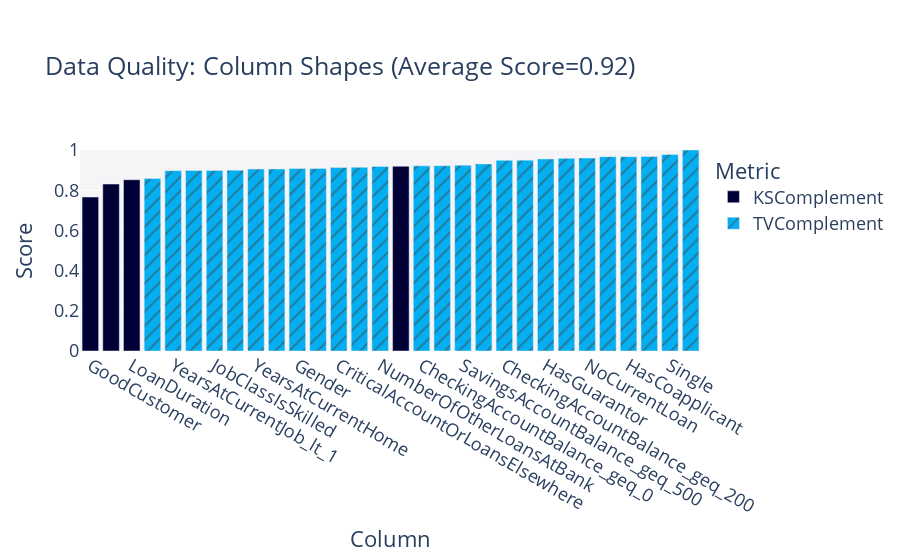

The code cell stored with this chart in its notebook:
### Code cell
quality_report.get_visualization('Column Shapes')
#KS complment é (1-KS_distance)
#TV complement é usado em categóricos é (1- Total Variation distance)

### Figure 1 — Plotly figure (JSON) as saved in the notebook; plotly's stock layout.template omitted (floating-point values rounded to 4 significant figures)
{"data": [{"alignmentgroup": "True", "customdata": [["KSComplement"], ["KSComplement"], ["KSComplement"], ["KSComplement"]], "hovertemplate": "<b>%{hovertext}</b><br><br>Metric=%{customdata[0]}<br>Score=%{y}<extra></extra>", "hovertext": ["GoodCustomer", "Age", "LoanDuration", "LoanAmount"], "legendgroup": "KSComplement", "marker": {"color": "#000036", "pattern": {"shape": ""}}, "name": "KSComplement", "offsetgroup": "KSComplement", "orientation": "v", "showlegend": true, "textposition": "auto", "type": "bar", "x": ["GoodCustomer", "Age", "LoanDuration", "LoanAmount"], "xaxis": "x", "y": [0.7658, 0.919, 0.852, 0.8306], "yaxis": "y"}, {"alignmentgroup": "True", "customdata": [["TVComplement"], ["TVComplement"], ["TVComplement"], ["TVComplement"], ["TVComplement"], ["TVComplement"], ["TVComplement"], ["TVComplement"], ["TVComplement"], ["TVComplement"], ["TVComplement"], ["TVComplement"], ["TVComplement"], ["TVComplement"], ["TVComplement"], ["TVComplement"], ["TVComplement"], ["TVComplement"], ["TVComplement"], ["TVComplement"], ["TVComplement"], ["TVComplement"], ["TVComplement"], ["TVComplement"], ["TVComplement"], ["TVComplement"]], "hovertemplate": "<b>%{hovertext}</b><br><br>Metric=%{customdata[0]}<br>Score=%{y}<extra></extra>", "hovertext": ["Gender", "ForeignWorker", "Single", "PurposeOfLoan", "LoanRateAsPercentOfIncome", "YearsAtCurrentHome", "NumberOfOtherLoansAtBank", "NumberOfLiableIndividuals", "HasTelephone", "CheckingAccountBalance_geq_0", "CheckingAccountBalance_geq_200", "SavingsAccountBalance_geq_100", "SavingsAccountBalance_geq_500", "MissedPayments", "NoCurrentLoan", "CriticalAccountOrLoansElsewhere", "OtherLoansAtBank", "OtherLoansAtStore", "HasCoapplicant", "HasGuarantor", "OwnsHouse", "RentsHouse", "Unemployed", "YearsAtCurrentJob_lt_1", "YearsAtCurrentJob_geq_4", "JobClassIsSkilled"], "legendgroup": "TVComplement", "marker": {"color": "#03AFF1", "pattern": {"shape": "/"}}, "name": "TVComplement", "offsetgroup": "TVComplement", "orientation": "v", "showlegend": true, "textposition": "auto", "type": "bar", "x": ["Gender", "ForeignWorker", "Single", "PurposeOfLoan", "LoanRateAsPercentOfIncome", "YearsAtCurrentHome", "NumberOfOtherLoansAtBank", "NumberOfLiableIndividuals", "HasTelephone", "CheckingAccountBalance_geq_0", "CheckingAccountBalance_geq_200", "SavingsAccountBalance_geq_100", "SavingsAccountBalance_geq_500", "MissedPayments", "NoCurrentLoan", "CriticalAccountOrLoansElsewhere", "OtherLoansAtBank", "OtherLoansAtStore", "HasCoapplicant", "HasGuarantor", "OwnsHouse", "RentsHouse", "Unemployed", "YearsAtCurrentJob_lt_1", "YearsAtCurrentJob_geq_4", "JobClassIsSkilled"], "xaxis": "x", "y": [0.9078, 0.9668, 0.9778, 0.8588, 0.922, 0.9052, 0.9182, 0.914, 0.9584, 0.9212, 0.9484, 0.9058, 0.9244, 0.9308, 0.96, 0.9126, 0.908, 1, 0.9668, 0.9554, 0.8978, 0.8994, 0.9496, 0.8972, 0.968, 0.8984], "yaxis": "y"}], "layout": {"barmode": "relative", "font": {"size": 18}, "legend": {"title": {"text": "Metric"}, "tracegroupgap": 0}, "margin": {"t": 150}, "plot_bgcolor": "#F5F5F8", "title": {"text": "Data Quality: Column Shapes (Average Score=0.92)"}, "xaxis": {"anchor": "y", "categoryorder": "total ascending", "domain": [0, 1], "title": {"text": "Column"}}, "yaxis": {"anchor": "x", "domain": [0, 1], "range": [0, 1], "title": {"text": "Score"}}}}
